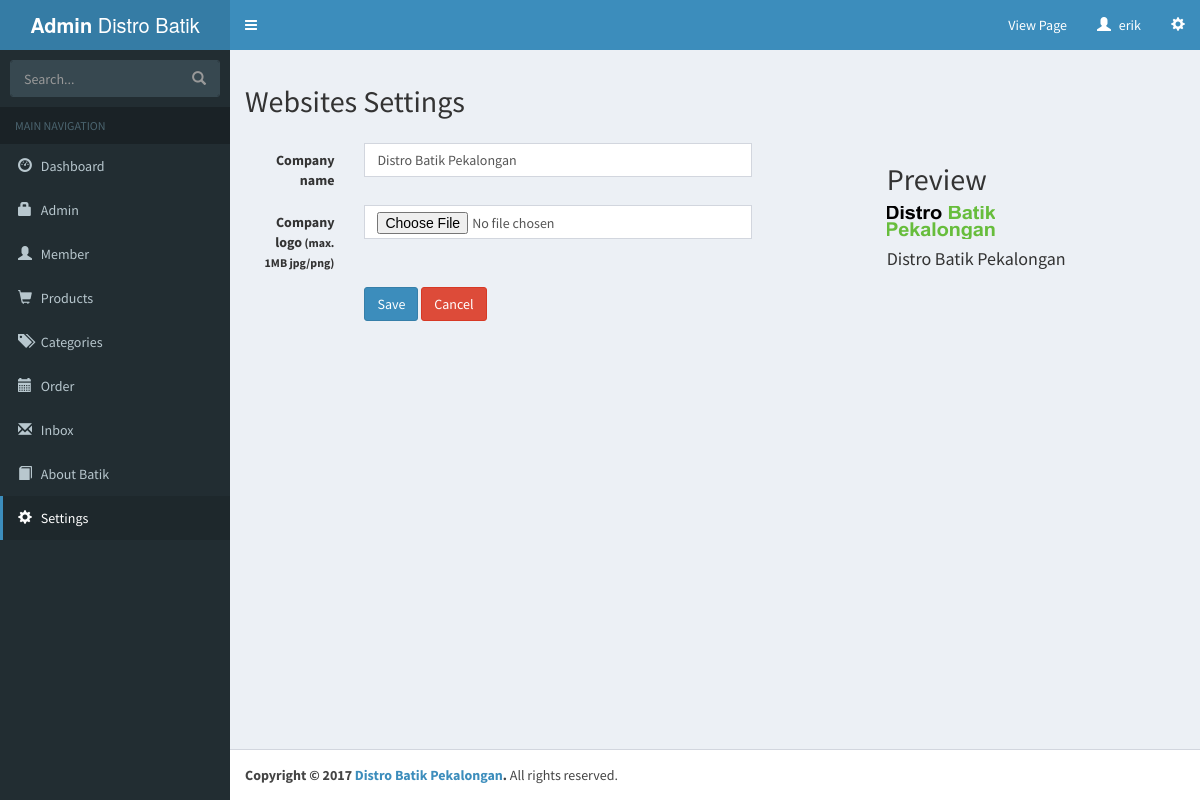
Screenshot of /admin/setting.php (signed in) with the database file from the repository.
### tables this page shows
CREATE TABLE `website` (
  `id_website` int(11) NOT NULL,
  `nama` varchar(50) NOT NULL,
  `logo` varchar(50) NOT NULL
);

### admin/setting.php (the view, shortened to what this page needs)
<?php
  include("../lib/config.php");
  $query = mysqli_query($connect, "SELECT * FROM website WHERE id_website = 5");
  $data = mysqli_fetch_array($query);
         ?>
<!DOCTYPE html>
<html>
<head>
  <link rel="stylesheet" href="../bootstrap/css/bootstrap.min.css">
  <link rel="stylesheet" href="../font-awesome/css/font-awesome.min.css">
  <link rel="stylesheet" href="https://cdnjs.cloudflare.com/ajax/libs/ionicons/2.0.1/css/ionicons.min.css">
  <link rel="stylesheet" href="../dist/css/AdminLTE.min.css">
  <link rel="stylesheet" href="../dist/css/skins/_all-skins.min.css">
</head>
<body class="hold-transition skin-blue fixed sidebar-mini">
<div class="wrapper">
  <header class="main-header">
    <a href="index.php" class="logo">
      <span class="logo-lg"><b>Admin</b> Distro Batik Pekalongan</span>
    </a>
    <nav class="navbar navbar-static-top">
      <a href="#" class="sidebar-toggle" data-toggle="offcanvas" role="button">
      </a>
      <div class="navbar-custom-menu">
        <ul class="nav navbar-nav">
          <li><a href="../index.php" target="_blank">View Page</a></li>
          <li class="dropdown user user-menu">
            <a href="#" class="dropdown-toggle" data-toggle="dropdown">
              <span class="glyphicon glyphicon-user" aria-hidden="true"></span>
              <span class="hidden-xs"><?php echo $_SESSION['username']; ?></span>
            </a>
          </li>
          <li>
            <a href="#" data-toggle="control-sidebar"><i class="glyphicon glyphicon-cog" aria-hidden="true"></i></a>
          </li>
        </ul>
      </div>
    </nav>
  </header>
  <aside class="main-sidebar">
    <section class="sidebar">
      <form action="#" method="get" class="sidebar-form">
        <div class="input-group">
          <input type="text" name="q" class="form-control" placeholder="Search...">
              <span class="input-group-btn">
                <button type="submit" name="search" id="search-btn" class="btn btn-flat"><i class="glyphicon glyphicon-search" aria-hidden="true"></i>
                </button>
              </span>
        </div>
      </form>
      <ul class="sidebar-menu">
        <li class="header">MAIN NAVIGATION</li>
        <li class="treeview">
          <a href="index.php">
            <i class="glyphicon glyphicon-dashboard" aria-hidden="true"></i> <span>Dashboard</span>
          </a>
        </li>
        <li class="treeview">
          <a href="account.php">
            <i class="glyphicon glyphicon-lock" aria-hidden="true"></i>
            <span>Admin</span>
          </a>
        </li>
        <li class="treeview">
          <a href="member.php">
            <i class="glyphicon glyphicon-user" aria-hidden="true"></i>
            <span>Member</span>
          </a>
        </li>
        <li class="treeview">
          <a href="product.php">
            <i class="glyphicon glyphicon-shopping-cart" aria-hidden="true"></i> <span>Products</span>
          </a>
        </li>
        <li class="treeview">
          <a href="categories.php">
            <i class="glyphicon glyphicon-tags" aria-hidden="true"></i> <span>Categories</span>
          </a>
        </li>
        <li class="treeview">
          <a href="order.php">
            <i class="glyphicon glyphicon-calendar" aria-hidden="true"></i>
            <span>Order</span>
          </a>
        </li>
        <li class="treeview">
          <a href="inbox.php">
            <i class="glyphicon glyphicon-envelope" aria-hidden="true"></i>
            <span>Inbox</span>
          </a>
        </li>
        <li class="treeview">
          <a href="about.php">
            <i class="glyphicon glyphicon-book" aria-hidden="true"></i>
            <span>About Batik</span>
          </a>
        </li>
        <li class="treeview active">
          <a href="setting.php">
            <i class="glyphicon glyphicon-cog" aria-hidden="true"></i> <span>Settings</span>
          </a>
        </li>
    </section>
  </aside>
  <div class="content-wrapper">
    <section class="content-header">
    <h2>Websites Settings</h2>
    </section>
    <section class="content">
      <div class="col-md-8">
        <form class="form-horizontal" method="post" enctype="multipart/form-data">
                    <div class="form-group">
                      <label for="inputname" class="col-sm-2  control-label">Company name</label>
                      <div class="col-sm-8">
                        <input type="text" class="form-control" name="name" placeholder="Company  name" value="<?php echo $data['nama']; ?>">
                      </div>
                    </div>
                    <div class="form-group">
                      <label for="logo" class="col-sm-2 control-label">Company logo<small> (max. 1MB jpg/png)</small></label>
                      <div class="col-sm-8">
                        <input type="file" name="img" class="form-control" name="logo"><br>
                      </div>
                    </div>
                    <div class="form-group">
                      <div class="col-sm-offset-2 col-sm-4">
                        <button type="submit" name="save" class="btn btn-primary">Save</button>
                        <a href="dashboard.php" class="btn btn-danger">Cancel</a>
                      </div>
                    </div>
                  </form>
      </div>
      <div class="col-md-4">
        <h2>Preview</h2>
        <?php
          $query = mysqli_query($connect, "SELECT * FROM website");
          while ($data = mysqli_fetch_array($query))
            { ?>
            <tr>
              <td><img src='../img/<?php echo $data['logo']; ?>'</td>
              <td><h4><?php echo $data['nama']; ?></h4></td>
            </tr>
        <?php  };
        ?>
      </div>
    </section>
  </div>
  <footer class="main-footer">
    <strong>Copyright &copy; 2017 <a href="../index.php">Distro Batik Pekalongan</a>.</strong> All rights
    reserved.
  </footer>
</div>
</body>
</html>

### rows the page displays
website: name "Distro Batik Pekalongan", logo (picture), nama "Distro Batik Pekalongan"

### other values shown
$_SESSION['username'] "erik"
